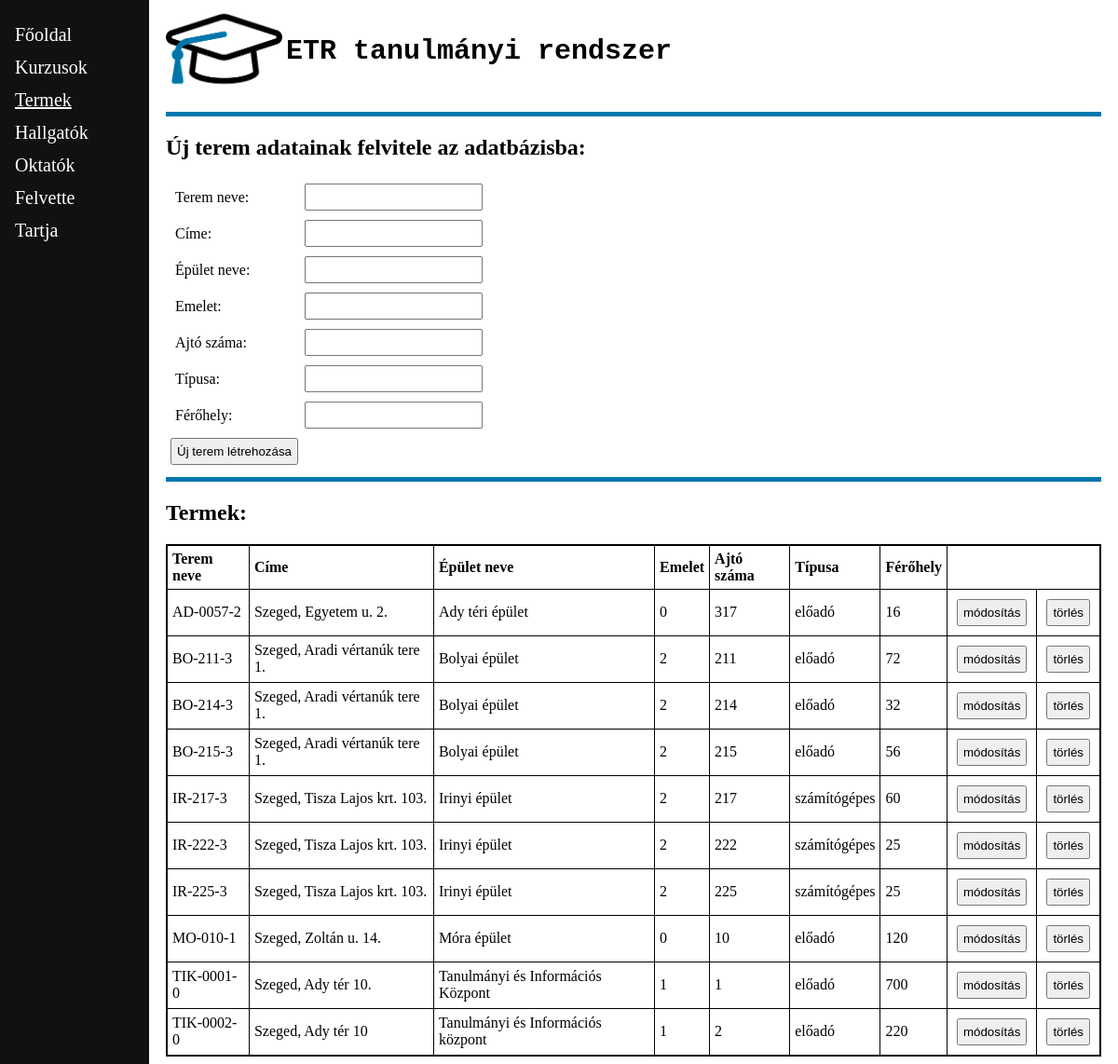
The page /php/termek.php on the database its author committed.
### tables this page shows
CREATE TABLE `terem` (
  `teremnev` varchar(20) NOT NULL,
  `cim` varchar(60) DEFAULT NULL,
  `epulet` varchar(50) DEFAULT NULL,
  `emelet` int(2) DEFAULT NULL,
  `ajto_szama` int(3) DEFAULT NULL,
  `tipus` varchar(20) DEFAULT NULL,
  `ferohely` int(3) DEFAULT NULL
);

### php/fuggvenyek.php (called while the page is built, shortened)
<?php
function etr_csatlakozas() {
	$conn = mysqli_connect("localhost", "root", "") or die("Csatlakozási hiba");
	mysqli_query($conn, 'SET NAMES UTF-8');
	mysqli_query($conn, 'SET character_set_results=utf8');
	mysqli_set_charset($conn, 'utf8');
	return $conn;
}
function teremlistatLeker() {
	if ( !($conn = etr_csatlakozas()) ) {
		return false;
	}
	$result = mysqli_query( $conn,"SELECT * FROM terem");
	return $result;
}

### php/termek.php (the view, shortened to what this page needs)
<?php
include_once('fuggvenyek.php');
?>
<!DOCTYPE HTML>
<HTML>
<HEAD>
</HEAD>
<BODY>
<div class="menu">
	<a href="index.php" > Főoldal</a>
	<a href="kurzusok.php" > Kurzusok</a>
	<a href="termek.php" id="aktualis"> Termek</a>
	<a href="hallgatok.php"> Hallgatók</a>
	<a href="oktatok.php"> Oktatók</a>
	<a href="felvette.php" > Felvette</a>
	<a href="tartja.php" > Tartja</a>
</div>
<div class="main">
<div style="display: inline-block;">
	<img src="logo.png" style="height: 100px;"/>
</div>
<div style="display: inline-block; vertical-align: top; font-size: 30px;
			font-weight: bold; font-family: Monaco, monospace ">
	<p>ETR tanulmányi rendszer</p>
</div>
<hr style="height:5px; border-width:0; color:#0076ab; background-color:#0076ab;">
<h2>Új terem adatainak felvitele az adatbázisba:</h2>
<form method="POST" action="teremfelvitel.php" accept-charset="utf-8">
	<label>Terem neve:</label>
	<input type="text" name="teremnev"><br>
	<label>Címe:</label>
	<input type="text" name="cim"><br>
	<label>Épület neve:</label>
	<input type="text" name="epulet"><br>
	<label>Emelet:</label>
	<input type="text" name="emelet"><br>
	<label>Ajtó száma:</label>
	<input type="text" name="ajto_szama"><br>
	<label>Típusa:</label>
	<input type="text" name="tipus"><br>
	<label>Férőhely:</label>
	<input type="text" name="ferohely"><br>
	<input type="submit" name="teremhozzaad" value="Új terem létrehozása">
</form>
<hr style="height:5px; border-width:0; color:#0076ab; background-color:#0076ab;">
<h2>Termek:</h2>
<table border="1">
<tr>
<th>Terem neve</th>
<th>Címe</th>
<th>Épület neve</th>
<th>Emelet</th>
<th>Ajtó száma</th>
<th>Típusa</th>
<th>Férőhely</th>
</tr>
<?php
	$termek = teremlistatLeker();
    while( $egySor = mysqli_fetch_assoc($termek) ) {
		echo '<tr>';
		echo '<td>'. $egySor["teremnev"] .'</td>';
		echo '<td>'. $egySor["cim"] .'</td>';
		echo '<td>'. $egySor["epulet"] .'</td>';
		echo '<td>'. $egySor["emelet"] .'</td>';
		echo '<td>'. $egySor["ajto_szama"] .'</td>';
		echo '<td>'. $egySor["tipus"] .'</td>';
		echo '<td>'. $egySor["ferohely"] .'</td>';
		echo '<td><form method="POST" action="teremszerkesztes.php">
				  <input type="hidden" name="mterem" value="'.$egySor["teremnev"].'" />
				  <input type="submit" value="módosítás" />
		          </form></td>';
		echo '<td><form method="POST" action="teremtorles.php">
				  <input type="hidden" name="toroltterem" value="'.$egySor["teremnev"].'" />
				  <input type="submit" value="törlés" />
		          </form></td>';
		echo '</tr>';
	}
?>
</table>
</div>
</BODY>
</HTML>

### php/termek.php (style rules this page uses)
.menu { height: 100%; width: 160px; position: fixed; z-index: 1; top: 0; left: 0; background-color: #111; overflow-x: hidden; padding-top: 20px; }
.menu a { padding: 6px 8px 6px 16px; text-decoration: none; font-size: 20px; color: white; display: block; }
.main { margin-left: 160px; font-size: 16px; padding: 0px 10px; }
#aktualis { text-decoration: underline; }
label { margin: 5px; padding: 5px; text-align: left; display: inline-block; min-width: 120px; }
input { margin: 5px; padding: 5px; text-align: left; display: inline-flex; vertical-align: bottom; }
table { border-collapse: collapse; border: 2px solid; }
th, td { padding: 5px; text-align: left; border: 1px solid; }

### rows shown on the page
terem: teremnev "AD-0057-2", cim "Szeged, Egyetem u. 2.", epulet "Ady téri épület", emelet "0", ajto_szama "317", tipus "előadó", ferohely "16"
terem: teremnev "BO-211-3", cim "Szeged, Aradi vértanúk tere 1.", epulet "Bolyai épület", emelet "2", ajto_szama "211", tipus "előadó", ferohely "72"
terem: teremnev "BO-214-3", cim "Szeged, Aradi vértanúk tere 1.", epulet "Bolyai épület", emelet "2", ajto_szama "214", tipus "előadó", ferohely "32"
terem: teremnev "BO-215-3", cim "Szeged, Aradi vértanúk tere 1.", epulet "Bolyai épület", emelet "2", ajto_szama "215", tipus "előadó", ferohely "56"
terem: teremnev "IR-217-3", cim "Szeged, Tisza Lajos krt. 103.", epulet "Irinyi épület", emelet "2", ajto_szama "217", tipus "számítógépes", ferohely "60"
terem: teremnev "IR-222-3", cim "Szeged, Tisza Lajos krt. 103.", epulet "Irinyi épület", emelet "2", ajto_szama "222", tipus "számítógépes", ferohely "25"
terem: teremnev "IR-225-3", cim "Szeged, Tisza Lajos krt. 103.", epulet "Irinyi épület", emelet "2", ajto_szama "225", tipus "számítógépes", ferohely "25"
terem: teremnev "MO-010-1", cim "Szeged, Zoltán u. 14.", epulet "Móra épület", emelet "0", ajto_szama "10", tipus "előadó", ferohely "120"
terem: teremnev "TIK-0001-0", cim "Szeged, Ady tér 10.", epulet "Tanulmányi és Információs Központ", emelet "1", ajto_szama "1", tipus "előadó", ferohely "700"
terem: teremnev "TIK-0002-0", cim "Szeged, Ady tér 10", epulet "Tanulmányi és Információs központ", emelet "1", ajto_szama "2", tipus "előadó", ferohely "220"
